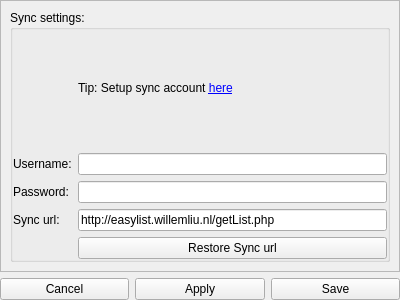
<?xml version="1.0" encoding="UTF-8"?>
<ui version="4.0">
 <class>SettingsForm</class>
 <widget class="QWidget" name="SettingsForm">
  <property name="geometry">
   <rect>
    <x>0</x>
    <y>0</y>
    <width>400</width>
    <height>300</height>
   </rect>
  </property>
  <property name="windowTitle">
   <string>Form</string>
  </property>
  <layout class="QGridLayout" name="gridLayout">
   <property name="margin">
    <number>0</number>
   </property>
   <item row="0" column="0">
    <layout class="QVBoxLayout" name="verticalLayout">
     <item>
      <layout class="QGridLayout" name="gridLayout_4">
       <item row="0" column="0">
        <widget class="QScrollArea" name="scrollArea">
         <property name="widgetResizable">
          <bool>true</bool>
         </property>
         <widget class="QWidget" name="scrollAreaWidgetContents">
          <property name="geometry">
           <rect>
            <x>0</x>
            <y>0</y>
            <width>394</width>
            <height>263</height>
           </rect>
          </property>
          <layout class="QGridLayout" name="gridLayout_2">
           <item row="0" column="0">
            <widget class="QGroupBox" name="groupBox">
             <property name="title">
              <string>Sync settings:</string>
             </property>
             <layout class="QFormLayout" name="formLayout">
              <property name="margin">
               <number>0</number>
              </property>
              <item row="2" column="0">
               <widget class="QLabel" name="label">
                <property name="text">
                 <string>Username:</string>
                </property>
               </widget>
              </item>
              <item row="2" column="1">
               <widget class="QLineEdit" name="syncUsernameLineEdit"/>
              </item>
              <item row="3" column="0">
               <widget class="QLabel" name="label_2">
                <property name="text">
                 <string>Password:</string>
                </property>
               </widget>
              </item>
              <item row="3" column="1">
               <widget class="QLineEdit" name="syncPasswordLineEdit">
                <property name="echoMode">
                 <enum>QLineEdit::Password</enum>
                </property>
               </widget>
              </item>
              <item row="4" column="0">
               <widget class="QLabel" name="label_3">
                <property name="text">
                 <string>Sync url:</string>
                </property>
               </widget>
              </item>
              <item row="4" column="1">
               <widget class="QLineEdit" name="syncUrlLineEdit">
                <property name="text">
                 <string>http://easylist.willemliu.nl/getList.php</string>
                </property>
               </widget>
              </item>
              <item row="5" column="1">
               <widget class="QPushButton" name="restoreSyncPushButton">
                <property name="text">
                 <string>Restore Sync url</string>
                </property>
               </widget>
              </item>
              <item row="1" column="1">
               <widget class="QLabel" name="syncTipLabel">
                <property name="text">
                 <string>Tip: Setup sync account &lt;a href=&quot;http://easylist.willemliu.nl/&quot;&gt;here&lt;/a&gt;</string>
                </property>
                <property name="openExternalLinks">
                 <bool>true</bool>
                </property>
               </widget>
              </item>
              <item row="1" column="0">
               <spacer name="verticalSpacer">
                <property name="orientation">
                 <enum>Qt::Vertical</enum>
                </property>
                <property name="sizeHint" stdset="0">
                 <size>
                  <width>20</width>
                  <height>20</height>
                 </size>
                </property>
               </spacer>
              </item>
             </layout>
            </widget>
           </item>
          </layout>
         </widget>
        </widget>
       </item>
      </layout>
     </item>
     <item>
      <layout class="QHBoxLayout" name="horizontalLayout">
       <item>
        <widget class="QPushButton" name="cancelPushButton">
         <property name="text">
          <string>Cancel</string>
         </property>
        </widget>
       </item>
       <item>
        <widget class="QPushButton" name="applyPushButton">
         <property name="text">
          <string>Apply</string>
         </property>
        </widget>
       </item>
       <item>
        <widget class="QPushButton" name="savePushButton">
         <property name="text">
          <string>Save</string>
         </property>
        </widget>
       </item>
      </layout>
     </item>
    </layout>
   </item>
  </layout>
 </widget>
 <resources/>
 <connections/>
</ui>
